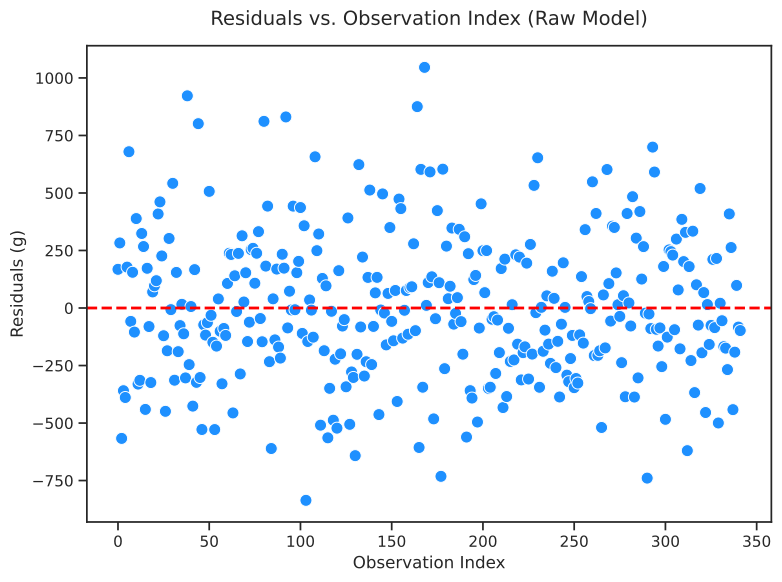

Here is the Python script that generated this plot:
#!/usr/bin/env python3

import matplotlib.pyplot as plt
import numpy as np
import pandas as pd
import seaborn as sns
import statsmodels.formula.api as smf

df = pd.read_csv("../penguins_cleaned.csv")

df["Is_Gentoo"] = np.where(df["Species"] == "Gentoo penguin (Pygoscelis papua)", 1, 0)
df["Is_Chinstrap"] = np.where(
    df["Species"] == "Chinstrap penguin (Pygoscelis antarctica)", 1, 0
)

formula_raw = "Body_Mass ~ Flipper_Length + Culmen_Length + Culmen_Depth + Is_Gentoo + Is_Chinstrap"
model_raw = smf.ols(formula=formula_raw, data=df).fit()

residuals_raw = model_raw.resid

sns.set_theme(style="ticks")
plt.figure(figsize=(8, 6))

sns.scatterplot(
    x=residuals_raw.index,
    y=residuals_raw,
    color="dodgerblue",
    alpha=1,
    s=75,
)

plt.axhline(y=0, color="red", linestyle="--", linewidth=2)

plt.title("Residuals vs. Observation Index (Raw Model)", fontsize=14, pad=15)
plt.xlabel("Observation Index", fontsize=12)
plt.ylabel("Residuals (g)", fontsize=12)

plt.tight_layout()

plt.savefig(
    "./plots/model-formulation/raw-res-plot.pdf", format="pdf", bbox_inches="tight"
)
